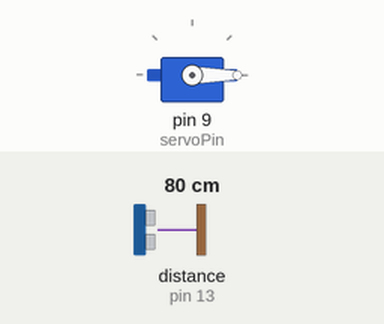
Recording of a sketch running on a simulated Arduino Uno, built with avr-gcc and run on an emulated ATmega328P. Parts: servo. Inputs (shaded band) come from the test bench; at power-on: distance to the obstacle (sensor on pin 13) 80 cm. The echo pulse lasts 58.3 µs per cm; what the sketch prints to the serial monitor is not drawn.

Above: at 5.8 s.
5.9 s: distance to the obstacle (sensor on pin 13) set to 2 cm
At 6.5 s:
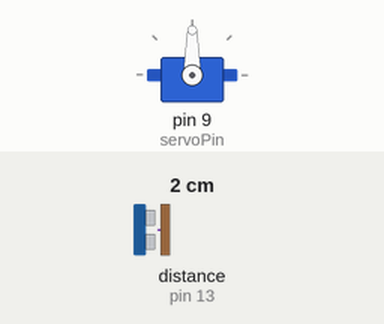
Timing chart, 0 to 14.1 s (numbered marks = the images above; inputs shaded):
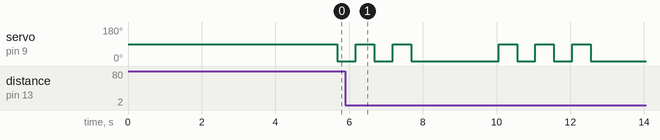

The sketch:

Test_all_Component.ino
```cpp
#include <Servo.h>

Servo myservo;

#define servoPin 9
#define trigPin 10
#define echoPin 13

int pos = 0;
float duration, distance;
int numReadings = 0;
float totalDistance = 0;
float averageDistance = 0;
const int numAverageReadings = 5; // Number of readings to average
const long interval = 5000;        // Interval in milliseconds
const int numServoMovements = 3;   // Number of times servo moves

unsigned long previousMillis = 0;
float previousDistance = 0;

void setup() {
  Serial.begin(9600);
  myservo.attach(servoPin);
  pinMode(trigPin, OUTPUT);
  pinMode(echoPin, INPUT);
}

void ultraSound() {
  digitalWrite(trigPin, LOW);
  delayMicroseconds(2);
  digitalWrite(trigPin, HIGH);
  delayMicroseconds(10);
  digitalWrite(trigPin, LOW);

  duration = pulseIn(echoPin, HIGH);
  distance = (duration / 2) * 0.0343;

  // Accumulate total distance and increment number of readings
  totalDistance += distance;
  numReadings++;

  if (distance >= 400 || distance <= 2) {
    Serial.println("Out of range");
  } else {
    Serial.print("Detected Something at ");
    Serial.print("Distance = ");
    Serial.print(distance);
    Serial.println(" cm");
  }
}

void moveServo() {
  // Move the servo several times
  for (int i = 0; i < numServoMovements; i++) {
    myservo.write(90);  // Move servo to 90 degrees
    delay(500);         // Delay for 0.5 seconds
    myservo.write(0);   // Move servo back to 0 degrees
    delay(500);         // Delay for 0.5 seconds
  }
}

void loop() {
  unsigned long currentMillis = millis();

  if (currentMillis - previousMillis >= interval) {
    previousMillis = currentMillis;

    // Reset total distance and number of readings for averaging
    totalDistance = 0;
    numReadings = 0;

    // Take multiple readings for averaging
    for (int i = 0; i < numAverageReadings; i++) {
      ultraSound();
      delay(10); // Small delay between readings
    }

    // Calculate average distance
    if (numReadings > 0) {
      averageDistance = totalDistance / numReadings;
    }

    // Check if average distance changed significantly
    if (abs(averageDistance - previousDistance) >= 5) {
      Serial.println("Movement detected!");
      moveServo(); // Call function to move servo
    }

    // Update previous distance
    previousDistance = averageDistance;
  }
}
```
